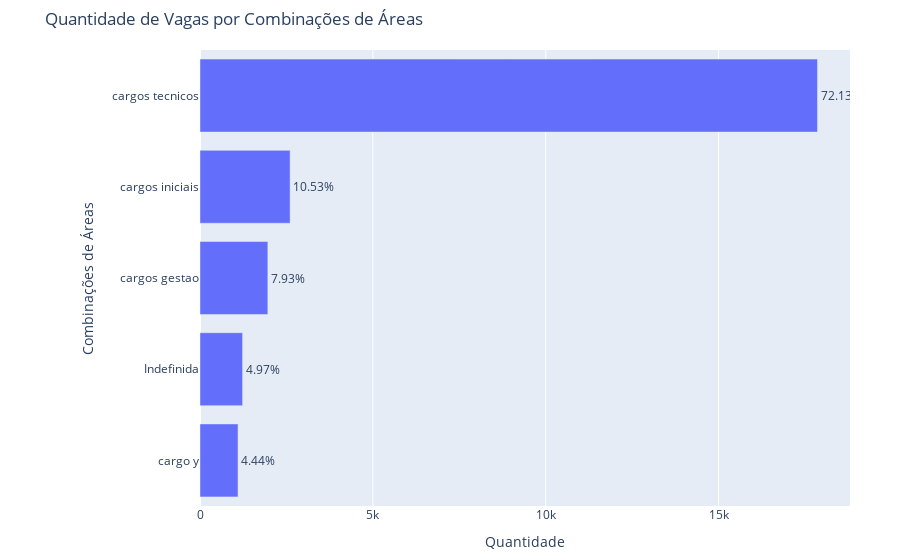

The notebook cell saved with this chart:
### Code cell
# Contabilizar combinações de áreas
contagem_combinacoes_tipo_cargo = Counter(df_tech['tipo_cargo'])

# Converter o contador para um DataFrame
df_contagem_combinacoes_tipo_cargo = pd.DataFrame(contagem_combinacoes_tipo_cargo.items(), columns=['Combinação de Áreas', 'Quantidade'])

# Calcular percentual
total_combinacoes = df_contagem_combinacoes_tipo_cargo['Quantidade'].sum()
df_contagem_combinacoes_tipo_cargo['Percentual'] = (df_contagem_combinacoes_tipo_cargo['Quantidade'] / total_combinacoes) * 100

# Ordenar do menor para o maior
df_contagem_combinacoes_tipo_cargo = df_contagem_combinacoes_tipo_cargo.sort_values(by='Quantidade')

# Gráfico de barras com Plotly
fig2 = px.bar(df_contagem_combinacoes_tipo_cargo, x='Quantidade', y='Combinação de Áreas', text='Percentual',
              labels={'Quantidade': 'Quantidade', 'Combinação de Áreas': 'Combinações de Áreas'},
              title='Quantidade de Vagas por Combinações de Áreas')

fig2.update_traces(texttemplate='%{text:.2f}%', textposition='outside')
fig2.update_layout(uniformtext_minsize=8, uniformtext_mode='hide', yaxis={'categoryorder':'total ascending'})

# Ajuste da margem e espaçamento
fig2.update_layout(margin=dict(l=200, r=50, b=50, t=50), yaxis_tickangle=0)

fig2.show()

### Figure 1 — Plotly figure (JSON) as saved in the notebook; plotly's stock layout.template omitted (floating-point values rounded to 4 significant figures)
{"data": [{"alignmentgroup": "True", "hovertemplate": "Quantidade=%{x}<br>Combinações de Áreas=%{y}<br>Percentual=%{text}<extra></extra>", "legendgroup": "", "marker": {"color": "#636efa", "pattern": {"shape": ""}}, "name": "", "offsetgroup": "", "orientation": "h", "showlegend": false, "text": [4.442, 4.975, 7.926, 10.53, 72.13], "textposition": "outside", "texttemplate": "%{text:.2f}%", "type": "bar", "x": [1100, 1232, 1963, 2607, 17864], "xaxis": "x", "y": ["cargo y", "Indefinida", "cargos gestao", "cargos iniciais", "cargos tecnicos"], "yaxis": "y"}], "layout": {"barmode": "relative", "legend": {"tracegroupgap": 0}, "margin": {"b": 50, "l": 200, "r": 50, "t": 50}, "title": {"text": "Quantidade de Vagas por Combinações de Áreas"}, "uniformtext": {"minsize": 8, "mode": "hide"}, "xaxis": {"anchor": "y", "domain": [0, 1], "title": {"text": "Quantidade"}}, "yaxis": {"anchor": "x", "categoryorder": "total ascending", "domain": [0, 1], "tickangle": 0, "title": {"text": "Combinações de Áreas"}}}}
